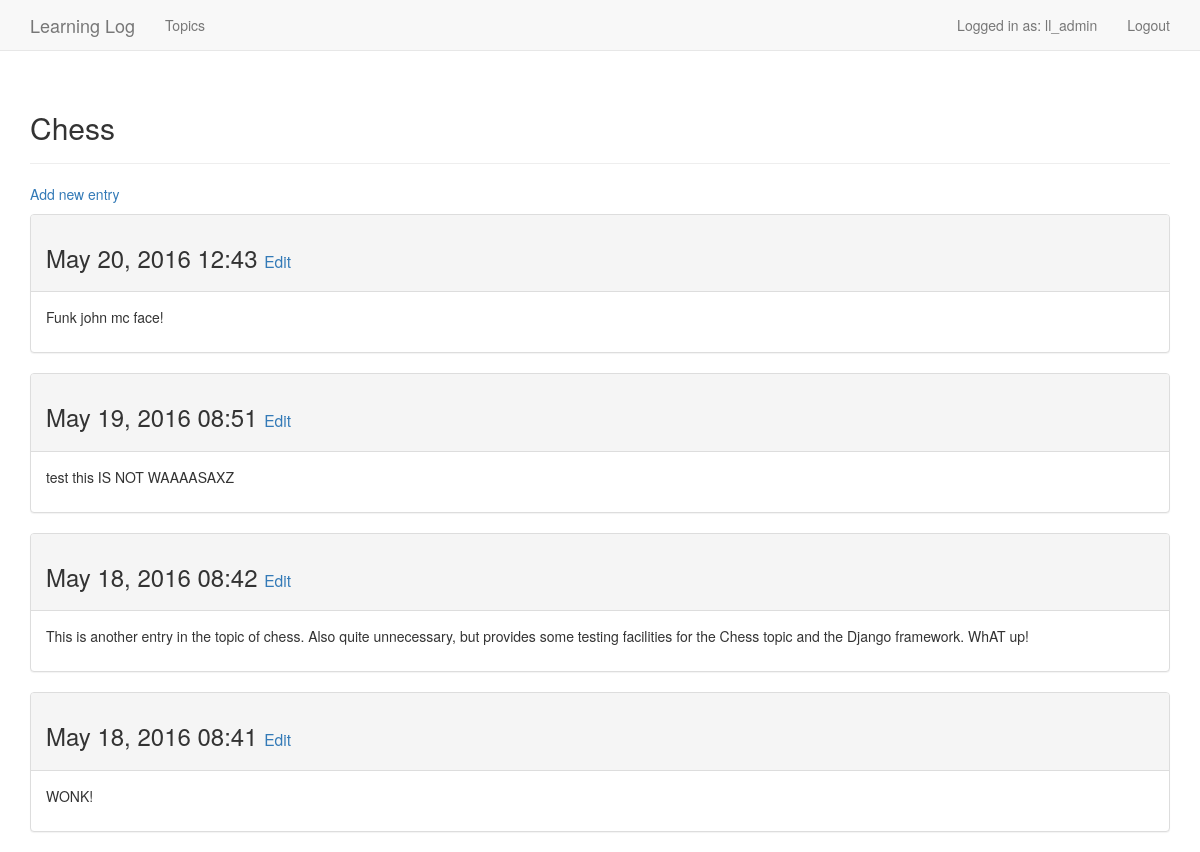
/topics/1 (signed in), run on the app's committed database.
### learning_logs/models.py (models this page shows, shortened)
class Topic(models.Model):
    text = models.CharField(max_length=200)
    date_added = models.DateTimeField(auto_now_add=True)
    owner = models.ForeignKey(User)
    def __str__(self):
        return self.text

class Entry(models.Model):
    topic = models.ForeignKey(Topic)
    text = models.TextField()
    date_added = models.DateTimeField(auto_now_add=True)
    class Meta:
        verbose_name_plural = 'entries'

### learning_logs/views.py (the view)
# urls.py: url(r'^topics/(?P<topic_id>\d+)/?$', views.topic, name='topic'),
@login_required
def topic(request, topic_id):
    topic = Topic.objects.get(id=topic_id)
    check_topic_owner(topic.owner, request.user)
    entries = topic.entry_set.order_by('-date_added')
    context = {'topic': topic, 'entries': entries}
    return render(request, 'learning_logs/topic.html', context)

### learning_logs/views.py (called while the page is built)
def check_topic_owner(owner, currentUser):
    if owner != currentUser:
        raise Http404

### learning_logs/templates/learning_logs/topic.html
{% extends "learning_logs/base.html" %}
{% block header %}
<h2>{{ topic }}</h2>
{% endblock header %}
{% block content %}
<p><a href="{% url 'learning_logs:new_entry' topic.id %}">Add new entry</a></p>
{% for entry in entries %}
  <div class="panel panel-default">
    <div class="panel-heading">
      <h3>
        {{ entry.date_added|date:'M d, Y H:i' }}
        <small>
          <a href="{% url 'learning_logs:edit_entry' entry.id %}">Edit</a>
        </small>
      </h3>
    </div>
    <div class="panel-body">
      {{ entry.text|linebreaks }}
    </div>
  </div> <! -- /panel --->
{% empty %}
  <p>There are no entries for this topic.</p>
{% endfor %}
{% endblock content %}

### learning_logs/templates/learning_logs/base.html (shortened to what this page needs)
{% load bootstrap3 %}
<!DOCTYPE html>
<html lang="en">
 <head>
  {% bootstrap_css %}
 </head>
 <body>
  <nav class="navbar navbar-default navbar-static-top">
   <div class="container">
    <div class="navbar-header">
     <a class="navbar-brand" href="{% url 'learning_logs:index' %}">Learning Log</a>
    </div>
    <div id="navbar" class="navbar-collapse collapse">
     <ul class="nav navbar-nav">
      <li><a href="{% url 'learning_logs:topics' %}">Topics</a></li>
     </ul>
     <ul class="nav navbar-nav navbar-right">
      {% if user.is_authenticated %}
       <li><a>Logged in as: {{ user.username }}</a></li>
       <li><a href="{% url 'users:logout' %}">Logout</a></li>
      {% else %}
        <li><a href="{% url 'users:login' %}">Login</a></li>
        <li><a href="{% url 'users:register' %}">Register</a></li>
      {% endif %}
     </ul>
    </div>
   </div>
  </nav>
  <div class="container">
   <div class="page-header">
    {% block header %}{% endblock header %}
   </div>
   <div>
    {% block content %}{% endblock content %}
   </div>
  </div>
</body>
</html>

### data on the page
Topic: text "Chess"
Entry: date_added "May 20, 2016 12:43", text "Funk john mc face!"
Entry: date_added "May 19, 2016 08:51", text "test this IS NOT WAAAASAXZ"
Entry: date_added "May 18, 2016 08:42", text "This is another entry in the topic of chess. Also quite unnecessary, but provides some testing facilities for the Chess topic and the Django framework. WhAT up!"
Entry: date_added "May 18, 2016 08:41", text "WONK!"

### other printed values
{{ user.username }} "ll_admin"
